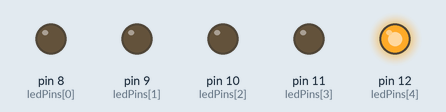
This sketch was run on a simulated Arduino Uno, built with avr-gcc and run on an emulated ATmega328P. On the bench: output pins drawn as LEDs (lit = HIGH).

Above: at 0.5 s.
At 2.5 s:
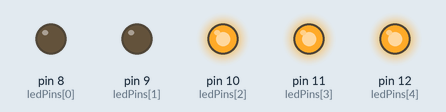
At 3.5 s:
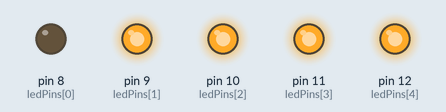
At 5.5 s:
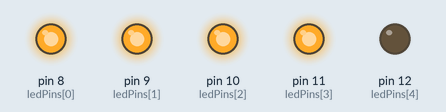
At 8.5 s:
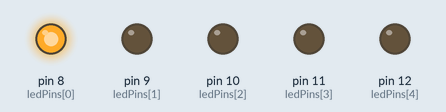
At 11.5 s:
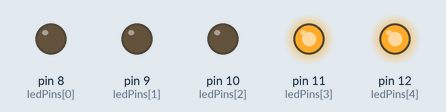
Timing chart, 0 to 13.0 s (numbered marks = the images above):
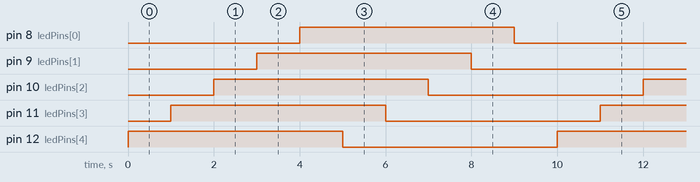

Measured:
- by itself, pin 8 (ledPins[0]), pin 9 (ledPins[1]), pin 10 (ledPins[2]), pin 11 (ledPins[3]), pin 12 (ledPins[4]): alternates HIGH for 5.0 s and LOW for 5.0 s
- by itself, everything shown: repeats every 10.0 s, in 10 steps

The sketch:

lab2_activity.ino
```cpp
int ledPins[] = {8, 9, 10, 11, 12};
int numLeds = 5;

void setup() {
  int i = 0;
  while (i < numLeds) {
    pinMode(ledPins[i], OUTPUT);
    i++;
  }
}

void loop() {
  int i = numLeds - 1;

  while (i >= 0) {
    analogWrite(ledPins[i], 255);
    delay(1000);
    i--;
  }

  i = numLeds - 1;

  while (i >= 0) {
    analogWrite(ledPins[i], 0);
    delay(1000);
    i--;
  }
}
```
